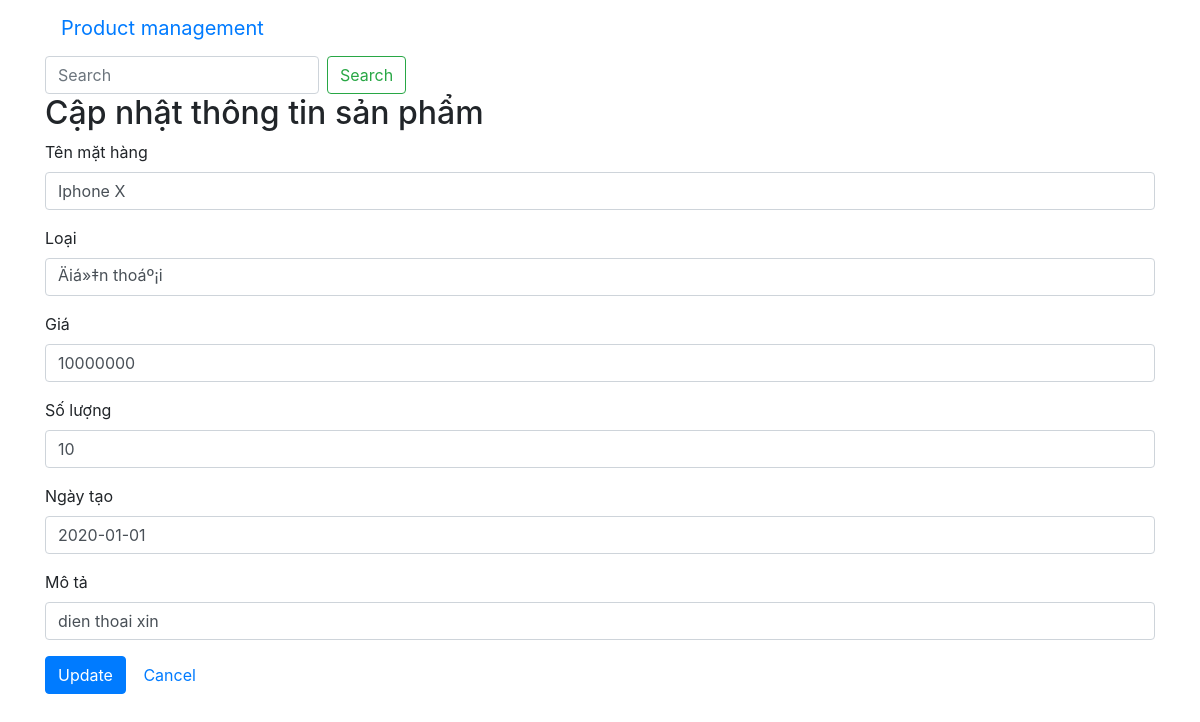
Page /php-management-customer-mvc/index.php?page=edit&product_code=3 on the committed database.
### tables this page shows
CREATE TABLE `products` (
  `product_code` int(11) NOT NULL,
  `product_name` varchar(255) DEFAULT NULL,
  `type_of_product` varchar(255) DEFAULT NULL,
  `price` int(11) DEFAULT NULL,
  `number` int(11) DEFAULT NULL,
  `create_date` date DEFAULT NULL,
  `description` varchar(255) DEFAULT NULL
);

### php-management-customer-mvc/model/DBConnection.php (called while the page is built, shortened)
<?php
class DBConnection
{
    public $dsn;
    public $user;
    public $password;
    public function __construct($dsn, $user, $password)
    {
        $this->dsn = $dsn;
        $this->password = $password;
        $this->user = $user;
    }
    public function connect()
    {
        return new PDO($this->dsn, $this->user, $this->password);
    }
}

### php-management-customer-mvc/model/ProductDB.php (called while the page is built, shortened)
<?php
class ProductDB
{
    public $connection;
    public function __construct($connection)
    {
        $this->connection = $connection;
    }
    public function get($product_code){
        $sql = "SELECT * FROM products WHERE product_code = ?";
        $statement = $this->connection->prepare($sql);
        $statement->bindParam(1, $product_code);
        $statement->execute();
        $row = $statement->fetch();
        $product = new Product($row['product_name'], $row['type_of_product'], $row['price'],$row['number'],$row['create_date'],$row['description']);
        $product->product_code = $row['product_code'];
        return $product;
    }
}

### php-management-customer-mvc/model/Product.php (called while the page is built, shortened)
<?php
class Product
{
    public function __construct($product_name,$type_of_product,$price,$number,$create_date,$description)
    {
        $this->product_name = $product_name;
        $this->type_of_product = $type_of_product;
        $this->price = $price;
        $this->number = $number;
        $this->create_date = $create_date;
        $this->description = $description;
    }
}

### php-management-customer-mvc/view/edit.php (the view, shortened to what this page needs)
<h2>Cập nhật thông tin sản phẩm </h2>
<form method="post" action="./index.php?page=edit">
    <div class="form-group">
        <label>Tên mặt hàng</label>
        <input type="text" name="product_name" value="<?php echo $product->product_name; ?>" class="form-control"/>
    </div>
    <div class="form-group">
        <label>Loại</label>
        <input type="text" name="type_of_product" value="<?php echo $product->type_of_product; ?>" class="form-control"/>
    </div>
    <div class="form-group">
        <label>Giá</label>
        <input type="text" name="price" value="<?php echo $product->price; ?>" class="form-control"/>
    </div>
    <div class="form-group">
        <label>Số lượng</label>
        <input type="text" name="number" value="<?php echo $product->number; ?>" class="form-control"/>
    </div>
    <div class="form-group">
        <label>Ngày tạo</label>
        <input type="text" name="create_date" value="<?php echo $product->create_date; ?>" class="form-control"/>
    </div>
    <div class="form-group">
        <label>Mô tả</label>
        <input type="text" name="description" value="<?php echo $product->description; ?>" class="form-control"/>
    </div>
    <div class="form-group">
        <input type="submit" value="Update" class="btn btn-primary"/>
        <a href="index.php" class="btn btn-default">Cancel</a>
    </div>
</form>

### rows in the picture
products: product_name "Iphone X", type_of_product "Äiá»‡n thoáº¡i", price "10000000", number "10", create_date "2020-01-01", description "dien thoai xin"
